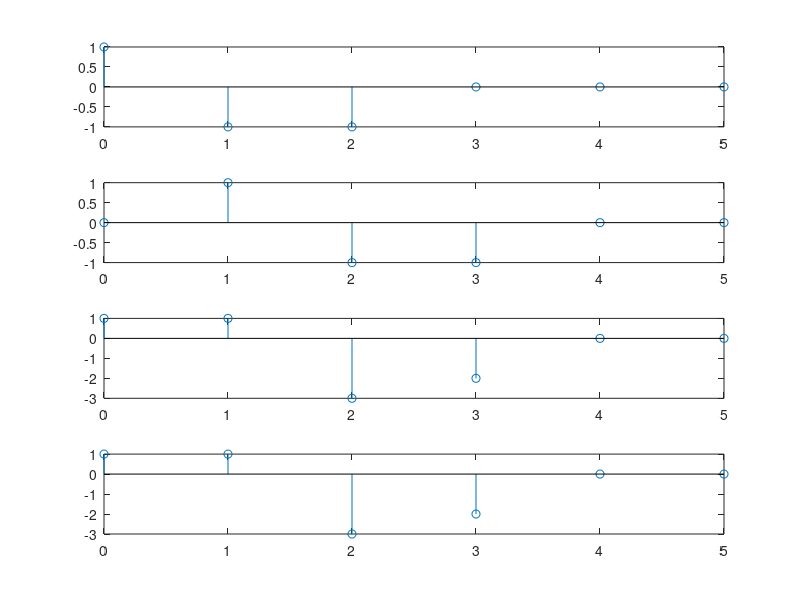
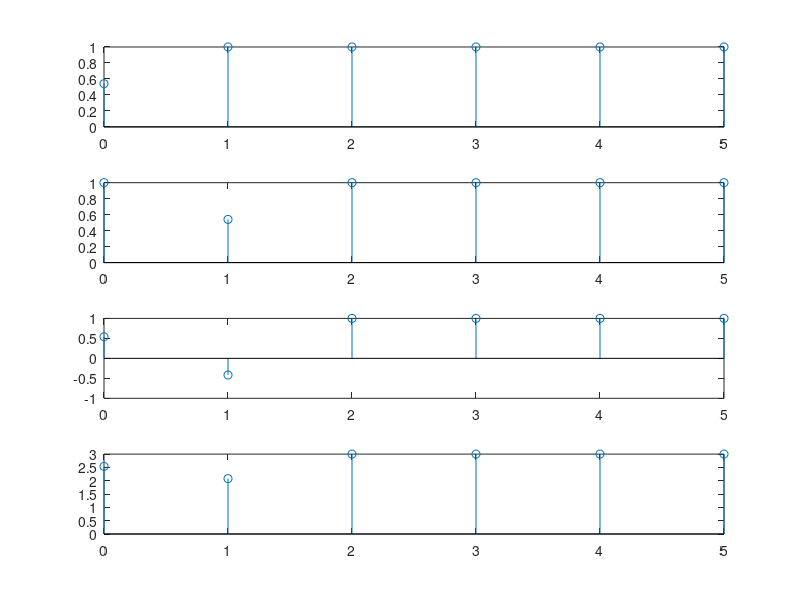
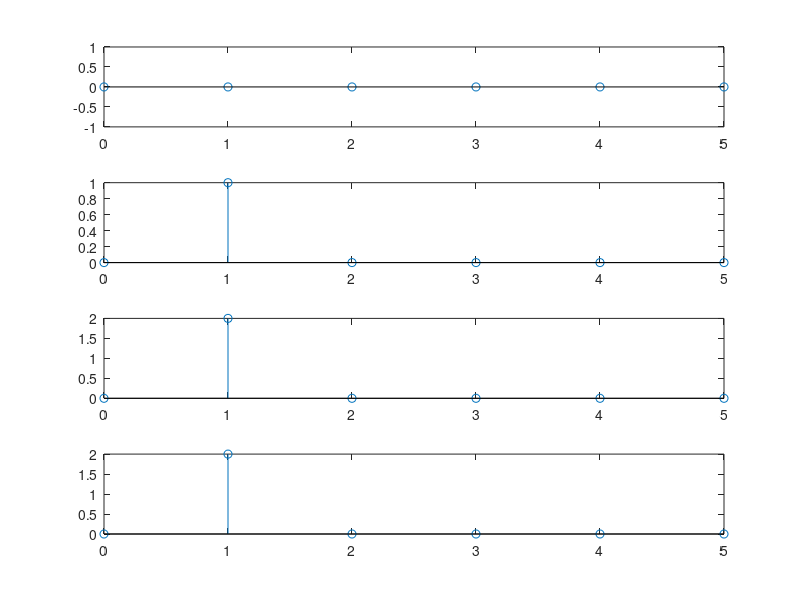

The MATLAB source for these figures, in order:
clc;
clear;

figure(1);
X=[0:5];
x1=[1 zeros(1,5)];
x2=[0 1 zeros(1,4)];
x3=[1 2 zeros(1,4)];
x4=[0 0 1 0 0 0];
x5=[0 0 0 1 0 0];
x6=[0 1 2 0 0 0];
x7=[0 0 1 2 0 0];
w1=x1-x2-x4;
w2=x2-x4-x5;
w3=x3-x6-x7;
w4=w1+2*w2;
subplot(4,1,1),stem(X,w1);
subplot(4,1,2),stem(X,w2);
subplot(4,1,3),stem(X,w3);
subplot(4,1,4),stem(X,w4);

figure(2);
y1=cos(x1);
y2=cos(x2);
y3=cos(x3);
y4=y1+2*y2;
subplot(4,1,1),stem(X,y1);
subplot(4,1,2),stem(X,y2);
subplot(4,1,3),stem(X,y3);
subplot(4,1,4),stem(X,y4);

figure(3);
z1=X.*x1;
z2=X.*x2;
z3=X.*x3;
z4=z1+2*z2;
subplot(4,1,1),stem(X,z1);
subplot(4,1,2),stem(X,z2);
subplot(4,1,3),stem(X,z3);
subplot(4,1,4),stem(X,z4);
